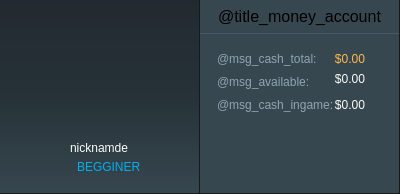
    <widget class="QFrame" name="page_account">
     <property name="geometry">
      <rect>
       <x>0</x>
       <y>0</y>
       <width>400</width>
       <height>194</height>
      </rect>
     </property>
     <property name="minimumSize">
      <size>
       <width>400</width>
       <height>194</height>
      </size>
     </property>
     <property name="maximumSize">
      <size>
       <width>400</width>
       <height>194</height>
      </size>
     </property>
     <property name="styleSheet">
      <string notr="true">.QFrame {
    background-color: #37474f;
border:none;
    border-right: 1px solid #191919;
    border-bottom: 1px solid #191919;
}</string>
     </property>
     <property name="frameShape">
      <enum>QFrame::StyledPanel</enum>
     </property>
     <property name="frameShadow">
      <enum>QFrame::Raised</enum>
     </property>
     <layout class="QHBoxLayout" name="horizontalLayout_2">
      <property name="spacing">
       <number>0</number>
      </property>
      <property name="leftMargin">
       <number>0</number>
      </property>
      <property name="topMargin">
       <number>0</number>
      </property>
      <property name="rightMargin">
       <number>0</number>
      </property>
      <property name="bottomMargin">
       <number>0</number>
      </property>
      <item>
       <widget class="QFrame" name="avatar_frame">
        <property name="sizePolicy">
         <sizepolicy hsizetype="Preferred" vsizetype="Preferred">
          <horstretch>0</horstretch>
          <verstretch>0</verstretch>
         </sizepolicy>
        </property>
        <property name="minimumSize">
         <size>
          <width>198</width>
          <height>145</height>
         </size>
        </property>
        <property name="maximumSize">
         <size>
          <width>200</width>
          <height>222</height>
         </size>
        </property>
        <property name="baseSize">
         <size>
          <width>190</width>
          <height>150</height>
         </size>
        </property>
        <property name="styleSheet">
         <string notr="true">
#avatar_frame {
	background-color: qlineargradient(spread:pad, x1:0, y1:1, x2:0, y2:0, stop:0 rgba(55, 71, 79, 255), stop:0.5 rgba(38, 50, 56, 255), stop:1 rgba(34, 42, 48, 255));
 border: none;
    border-top: none;
    border-right: 1px solid #191919;
}

QLabel
{
    max-height: 20px;
    color: #fafafa;
background-color: transparent;
border: none;
}</string>
        </property>
        <property name="frameShape">
         <enum>QFrame::StyledPanel</enum>
        </property>
        <property name="frameShadow">
         <enum>QFrame::Raised</enum>
        </property>
        <layout class="QVBoxLayout" name="verticalLayout_6" stretch="0,0,1">
         <property name="spacing">
          <number>2</number>
         </property>
         <property name="leftMargin">
          <number>30</number>
         </property>
         <property name="topMargin">
          <number>19</number>
         </property>
         <property name="rightMargin">
          <number>30</number>
         </property>
         <property name="bottomMargin">
          <number>10</number>
         </property>
         <item alignment="Qt::AlignHCenter|Qt::AlignTop">
          <widget class="QPushButton" name="profile_picture">
           <property name="sizePolicy">
            <sizepolicy hsizetype="Preferred" vsizetype="Preferred">
             <horstretch>0</horstretch>
             <verstretch>0</verstretch>
            </sizepolicy>
           </property>
           <property name="minimumSize">
            <size>
             <width>120</width>
             <height>120</height>
            </size>
           </property>
           <property name="maximumSize">
            <size>
             <width>120</width>
             <height>120</height>
            </size>
           </property>
           <property name="styleSheet">
            <string notr="true">#profile_picture
{
	background-repeat: no-repeat;
    background-clip: margin;
	background-position: top;
	background-attachment: fixed;
    background-origin: content;
    border-radius: 60px;
    margin-bottom: 14px;
background-image: url(:/textures/__avatars/Harly_120.png);
border: 0px solid;
}</string>
           </property>
          </widget>
         </item>
         <item alignment="Qt::AlignHCenter|Qt::AlignTop">
          <widget class="QLabel" name="value_nickname">
           <property name="styleSheet">
            <string notr="true">QLabel {
    font: 600 16px &quot;Open Sans&quot;;
}</string>
           </property>
           <property name="text">
            <string notr="true">nicknamde</string>
           </property>
           <property name="alignment">
            <set>Qt::AlignCenter</set>
           </property>
          </widget>
         </item>
         <item alignment="Qt::AlignHCenter|Qt::AlignTop">
          <widget class="QWidget" name="widget" native="true">
           <layout class="QHBoxLayout" name="horizontalLayout" stretch="1,1">
            <property name="spacing">
             <number>0</number>
            </property>
            <property name="leftMargin">
             <number>0</number>
            </property>
            <property name="topMargin">
             <number>0</number>
            </property>
            <property name="rightMargin">
             <number>0</number>
            </property>
            <property name="bottomMargin">
             <number>0</number>
            </property>
            <item alignment="Qt::AlignLeft">
             <widget class="FramedEntity" name="icon_vip_status" native="true">
              <property name="minimumSize">
               <size>
                <width>20</width>
                <height>20</height>
               </size>
              </property>
              <property name="maximumSize">
               <size>
                <width>20</width>
                <height>20</height>
               </size>
              </property>
              <property name="pixmap" stdset="0">
               <pixmap>:/textures/Common/icons/icon3x7_menubar.png</pixmap>
              </property>
              <property name="frameIndex" stdset="0">
               <number>9</number>
              </property>
              <property name="sizeOfFrame" stdset="0">
               <size>
                <width>32</width>
                <height>32</height>
               </size>
              </property>
             </widget>
            </item>
            <item alignment="Qt::AlignLeft">
             <widget class="QLabel" name="label_status">
              <property name="styleSheet">
               <string notr="true">QLabel {
color: #00aeef;
	font: 550 12px &quot;Open Sans&quot;;
}</string>
              </property>
              <property name="text">
               <string notr="true">BEGGINER</string>
              </property>
             </widget>
            </item>
           </layout>
          </widget>
         </item>
        </layout>
       </widget>
      </item>
      <item>
       <widget class="QWidget" name="accountpart" native="true">
        <layout class="QVBoxLayout" name="verticalLayout_3" stretch="0,1">
         <property name="spacing">
          <number>0</number>
         </property>
         <property name="leftMargin">
          <number>0</number>
         </property>
         <property name="topMargin">
          <number>0</number>
         </property>
         <property name="rightMargin">
          <number>0</number>
         </property>
         <property name="bottomMargin">
          <number>0</number>
         </property>
         <item>
          <widget class="QLabel" name="title_account">
           <property name="minimumSize">
            <size>
             <width>198</width>
             <height>33</height>
            </size>
           </property>
           <property name="maximumSize">
            <size>
             <width>200</width>
             <height>33</height>
            </size>
           </property>
           <property name="styleSheet">
            <string notr="true">font-size: 16px;</string>
           </property>
           <property name="text">
            <string>@title_money_account</string>
           </property>
           <property name="alignment">
            <set>Qt::AlignCenter</set>
           </property>
          </widget>
         </item>
         <item>
          <widget class="QWidget" name="content_account" native="true">
           <property name="styleSheet">
            <string notr="true">.QWidget {
    background: transparent;
    border-top: 1px solid #455a64;
}
QLabel {
    background: transparent;
border: none;
font: 14px &quot;Open Sans&quot;;
color: #b0bec5;
}</string>
           </property>
           <layout class="QGridLayout" name="gridLayout_2" rowstretch="0,0,1">
            <property name="leftMargin">
             <number>17</number>
            </property>
            <property name="topMargin">
             <number>19</number>
            </property>
            <property name="rightMargin">
             <number>17</number>
            </property>
            <property name="bottomMargin">
             <number>23</number>
            </property>
            <property name="horizontalSpacing">
             <number>0</number>
            </property>
            <property name="verticalSpacing">
             <number>6</number>
            </property>
            <item row="0" column="0" alignment="Qt::AlignLeft|Qt::AlignTop">
             <widget class="QLabel" name="msg_cash_total">
              <property name="styleSheet">
               <string notr="true">QLabel {
    color: #90a4ae;
}</string>
              </property>
              <property name="text">
               <string>@msg_cash_total:</string>
              </property>
             </widget>
            </item>
            <item row="0" column="1" alignment="Qt::AlignLeft|Qt::AlignTop">
             <widget class="QLabel" name="money_cash_total">
              <property name="styleSheet">
               <string notr="true">QLabel {
    color: #ffb74d;
}</string>
              </property>
              <property name="text">
               <string notr="true">$0.00</string>
              </property>
              <property name="alignment">
               <set>Qt::AlignRight|Qt::AlignTrailing|Qt::AlignVCenter</set>
              </property>
             </widget>
            </item>
            <item row="1" column="0" alignment="Qt::AlignLeft|Qt::AlignTop">
             <widget class="QLabel" name="msg_cash_available">
              <property name="minimumSize">
               <size>
                <width>0</width>
                <height>20</height>
               </size>
              </property>
              <property name="maximumSize">
               <size>
                <width>16777215</width>
                <height>25</height>
               </size>
              </property>
              <property name="cursor">
               <cursorShape>PointingHandCursor</cursorShape>
              </property>
              <property name="styleSheet">
               <string notr="true">QLabel {
    color: #90a4ae;
}</string>
              </property>
              <property name="text">
               <string>@msg_available:</string>
              </property>
             </widget>
            </item>
            <item row="2" column="0" alignment="Qt::AlignLeft|Qt::AlignTop">
             <widget class="QLabel" name="msg_cash_ingame">
              <property name="styleSheet">
               <string notr="true">QLabel {
    color: #90a4ae;
}</string>
              </property>
              <property name="text">
               <string>@msg_cash_ingame:</string>
              </property>
             </widget>
            </item>
            <item row="2" column="1" alignment="Qt::AlignLeft|Qt::AlignTop">
             <widget class="QLabel" name="money_cash_ingame">
              <property name="styleSheet">
               <string notr="true">QLabel {
color: #fafafa;
}</string>
              </property>
              <property name="text">
               <string notr="true">$0.00</string>
              </property>
              <property name="alignment">
               <set>Qt::AlignRight|Qt::AlignTrailing|Qt::AlignVCenter</set>
              </property>
             </widget>
            </item>
            <item row="1" column="1" alignment="Qt::AlignLeft|Qt::AlignTop">
             <widget class="QLabel" name="money_cash_available">
              <property name="styleSheet">
               <string notr="true">QLabel {
color: #fafafa;
}</string>
              </property>
              <property name="text">
               <string notr="true">$0.00</string>
              </property>
              <property name="alignment">
               <set>Qt::AlignRight|Qt::AlignTrailing|Qt::AlignVCenter</set>
              </property>
             </widget>
            </item>
           </layout>
          </widget>
         </item>
        </layout>
       </widget>
      </item>
     </layout>
    </widget>
